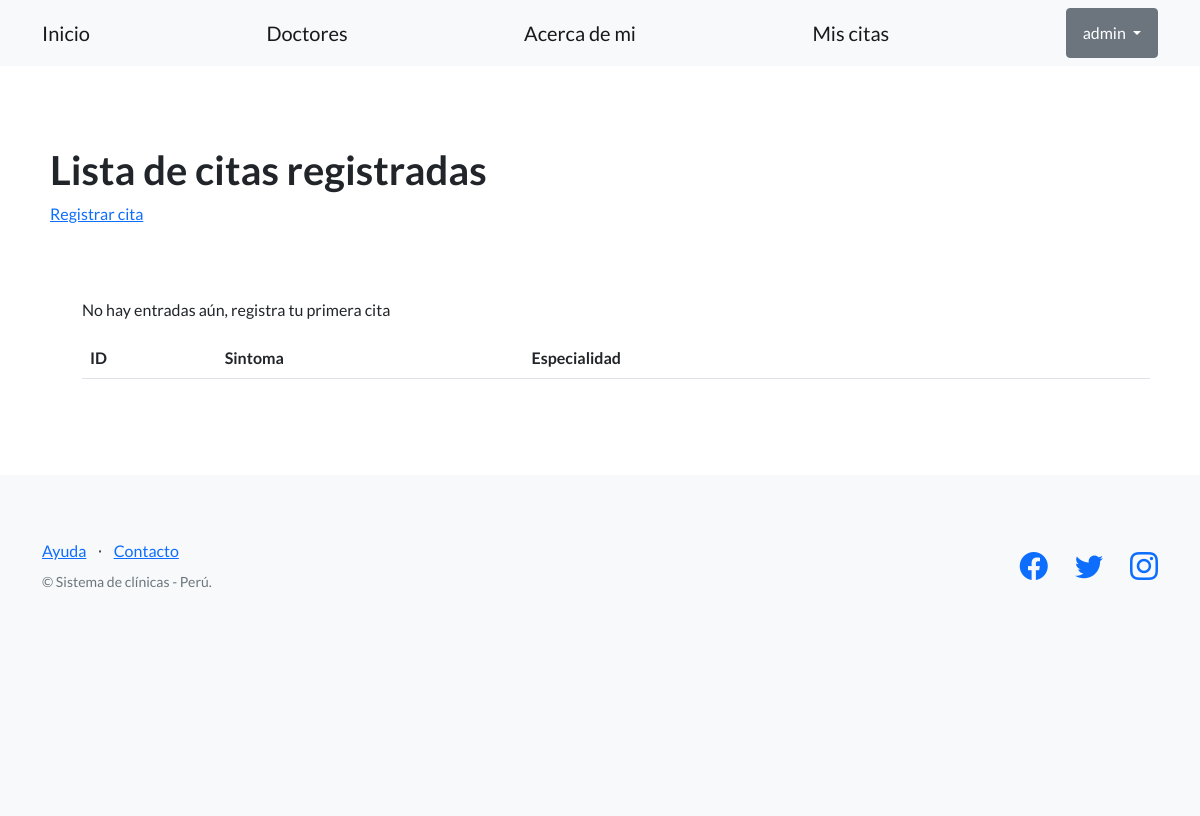
The page /clinica/citas/ (signed in) on the database as committed earlier.
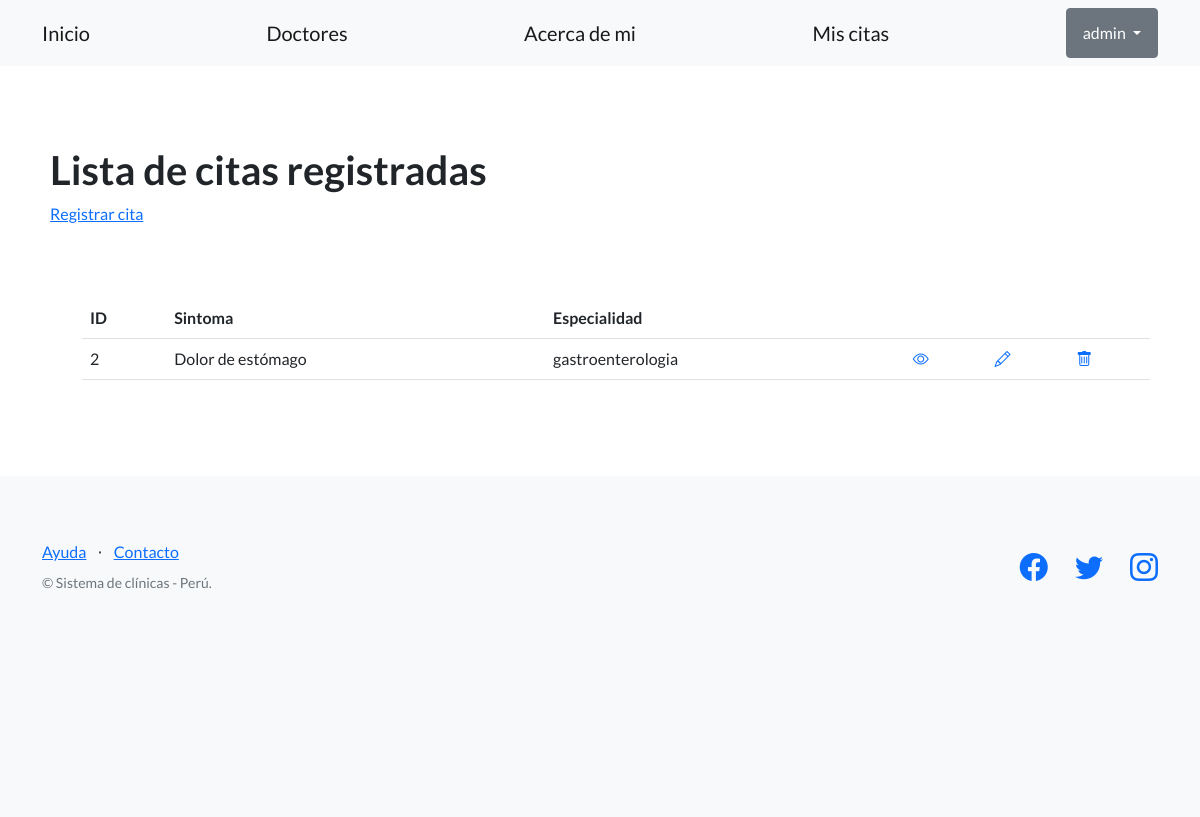
The same page on the database as committed later.
### control_clinica/models.py (models this page shows, shortened)
class Cita(models.Model):
    especialidad_descripcion = (
        ('medicina general', 'Medicina general'),
        ('cardiologia', 'Cardiologia'),
        ('pediatria', 'Pediatria'),
        ('dermatologia', 'Dermatologia'),
        ('gastroenterologia', 'Gastroenterologia'),
        ('ginecologia', 'Ginecologia'),
        ('neumologia','Neumologia'),
        ('psiquiatria', 'Psiquiatria'),
        ('oncologia', 'Oncologia'),
        ('otro', 'Otro'),
    )
    titulo = models.CharField(max_length=256)
    especialidad = models.CharField(max_length=20, choices=especialidad_descripcion, default='medicina general')
    descripcion = models.TextField(blank=True)
    creador = models.ForeignKey(User, on_delete=models.SET_NULL, null=True)
    fecha_creacion = models.DateTimeField(auto_now_add=True)
    fecha_cita = models.DateField()

### control_clinica/views.py (the view)
# urls.py: path('citas/', CitasListView.as_view(), name='listar_citas'),
class CitasListView(LoginRequiredMixin, ListView):
    model = Cita
    template_name='control_clinica/lista_citas.html'

### control_clinica/templates/control_clinica/lista_citas.html
{% extends "control_clinica/base.html" %}
{% block contenido %}
<section>
    <div>
        <h1>Lista de citas registradas</h1>
        <a href="{% url 'registrar_cita' %}">Registrar cita</a>
        <br><br>
        <br><br>
        <ul>
            <table class="table">
                <tbody>
                    <tr>
                        <th>ID</th>
                        <th>Sintoma</th>
                        <th>Especialidad</th>
                        <th></th>
                        <th></th>
                        <th></th>
                    </tr>
                    {% if object_list|length > 0 %}
                        {% for cita in object_list %}
                        <tr>
                            <td>{{ cita.id }} </td>
                            <td>{{ cita.titulo}} </td>
                            <td>{{ cita.especialidad }} </td>
                            <td>
                                <a href="{% url 'ver_cita' cita.id %}">
                                    <i class="bi bi-eye"></i>
                                </a>
                            </td>
                            <td>
                                <a href="{% url 'editar_cita' cita.id %}">
                                    <i class="bi bi-pencil"></i>
                                </a>
                            </td>
                            <td>
                                <a href="{% url 'eliminar_cita' cita.id %}">
                                    <i class="bi bi-trash"></i>
                                </a>
                            </td>
                        </tr>
                        {% endfor %}
                    {% else %}
                        <p>No hay entradas aún, registra tu primera cita</p>
                    {% endif %}
                </tbody>
            </table>
        </ul>
    </div>
</section>
{% endblock contenido %}

Rows that differ between the two databases and show on the page:
added Cita: id "2", titulo "Dolor de estómago", especialidad "gastroenterologia"
Other text that changed with them:
text no longer shown: "No hay entradas aún, registra tu primera cita"
